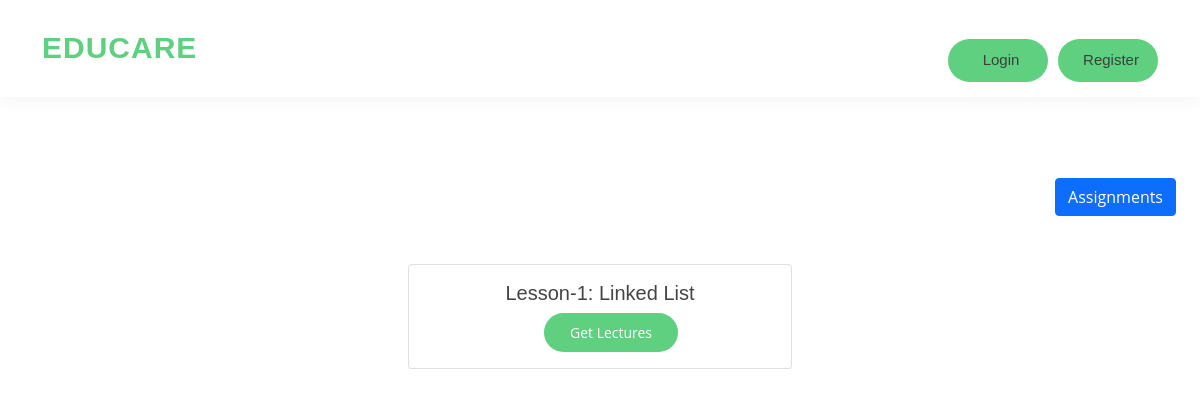
/curriculum/computer-science-and-engineering/1/, run on an earlier commit of the app's database.
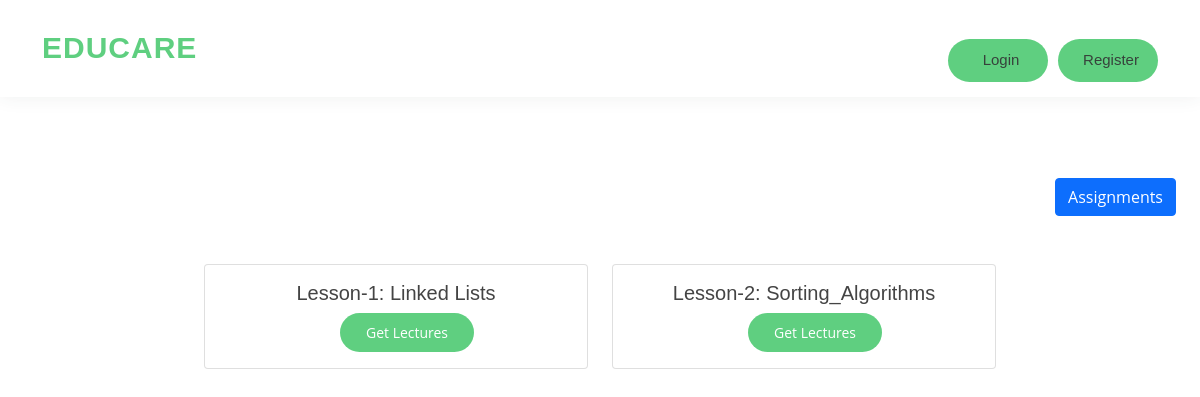
And on a later commit of the database.
### curriculum/models.py (models this page shows, shortened)
class Lesson(models.Model):
    lesson_id = models.CharField(max_length=100, unique=True)
    Branch = models.ForeignKey(Branch, on_delete=models.CASCADE)
    created_by = models.ForeignKey(User,on_delete=models.CASCADE)
    created_at = models.DateTimeField(auto_now_add=True)
    subject = models.ForeignKey(Subject, on_delete=models.CASCADE,related_name='lessons')
    name = models.CharField(max_length=250)
    position = models.PositiveSmallIntegerField(verbose_name="Chapter no.")
    slug = models.SlugField(null=True, blank=True)
    video = models.FileField(upload_to=save_lesson_files,verbose_name="Video", blank=True, null=True)
    ppt = models.FileField(upload_to=save_lesson_files,verbose_name="Presentations", blank=True)
    Notes = models.FileField(upload_to=save_lesson_files,verbose_name="Notes", blank=True)
    class Meta:
        ordering = ['position']

### curriculum/views.py (the view)
# urls.py: path('<str:Branch>/<slug:slug>/', views.LessonListView.as_view(), name='lesson_list'),
class LessonListView(DetailView):
    context_object_name = 'subjects'
    model = Subject
    template_name = 'curriculum/lesson_list_view.html'

### templates/curriculum/lesson_list_view.html (shortened to what this page needs)
{% extends 'base.html' %}
{% load static %}
{% block content %}
<section id="best-features" class="text-center" style="margin-top: 50px">
              <div class="row d-flex justify-content-center mb-3 mt-5">
                  <div class="d-flex justify-content-end me-5" >
                    <a href="{% url 'assignments:course-quizzes' subjects.pk %}" style="font-size:20px; color: rgb(5, 5, 5); padding-top:20px;"><button type="button" class="btn btn-primary">Assignments</button> </a>
                  </div>
              </div>
              <div class="row d-flex justify-content-center mb-3 mt-5">
                {% for lesson in subjects.lessons.all %}
                <div class="col-sm-4 mb-4">
                  <div class="card box-shadow-hover">
                    <div class="card-body">
                      <h5 class="card-title">Lesson-{{lesson.position}}: {{lesson.name}}</h5>
                      <a href="{% url 'curriculum:lesson_detail' slug=lesson.slug subject=subjects.slug Branch=lesson.Branch.slug %}" >
                      <button type="button" class="btn get-started-btn"><span>Get Lectures</span></button>
                      </a>
                    </div>
                  </div>
                </div>
                {% endfor %}
              </div>
</section>
{%endblock%}

What changed in the data, as far as the page shows it:
changed Lesson: name "Linked List" → "Linked Lists"
added Lesson: position "2", name "Sorting_Algorithms"
